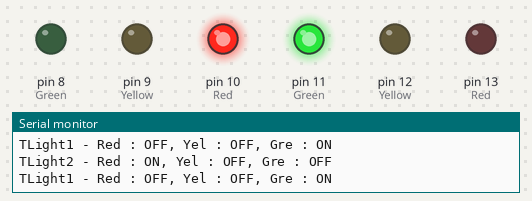
Bench run of a sketch on a simulated Arduino Uno, built with avr-gcc and run on an emulated ATmega328P. On the bench: output pins drawn as LEDs (lit = HIGH), the last lines printed to the serial monitor.

Above: at 0.5 s.
At 2.5 s:
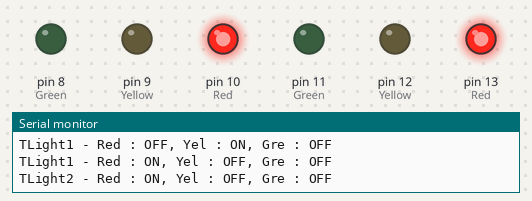
At 3.5 s:
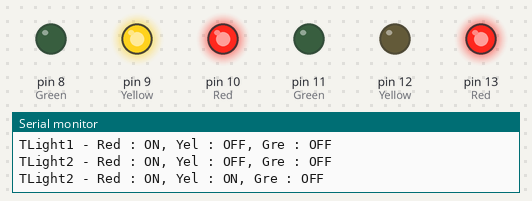
At 5.0 s:
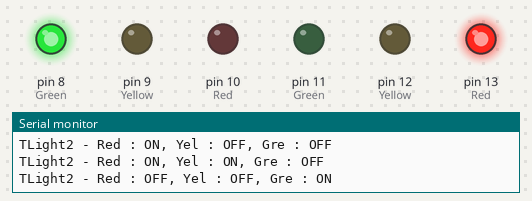
At 8.6 s:
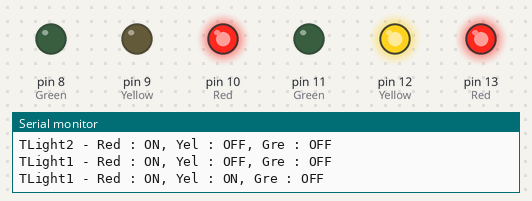
At 11.6 s:
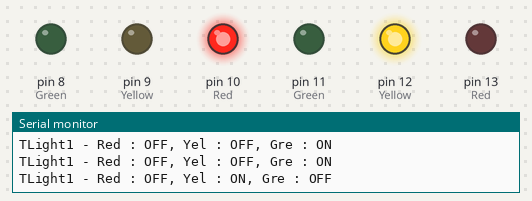
Timing chart, 0 to 13.1 s (numbered marks = the images above):
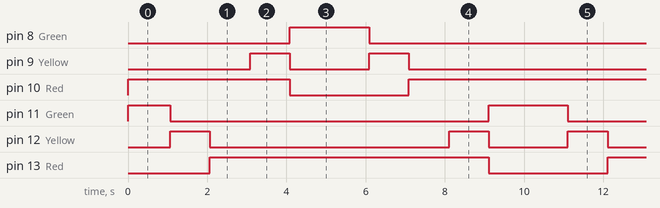

Measured:
- by itself, pin 8 (Green), pin 11 (Green): alternates HIGH for 2.0 s and LOW for 8.0 s
- by itself, pin 9 (Yellow): repeats every 10.0 s: LOW 2.0 s, HIGH 1.0 s, LOW 6.0 s, HIGH 1.0 s
- by itself, pin 10 (Red), pin 13 (Red): alternates HIGH for 7.0 s and LOW for 3.0 s
- by itself, pin 12 (Yellow): repeats every 10.0 s: LOW 6.0 s, HIGH 1.0 s, LOW 2.0 s, HIGH 1.0 s

The sketch:

Part2-Intersection.ino
```cpp
//#include <TrafficLight.h> //Included through Intersection.h
#include <Intersection.h>

TrafficLight light1;
TrafficLight light2;
Intersection intersect;

void setup() {
  //Enable serial input
  Serial.begin(9600);

  //TLight1 pins
  pinMode(13, OUTPUT); //Red
  pinMode(12, OUTPUT); //Yellow
  pinMode(11, OUTPUT); //Green

  //TLight2 pins
  pinMode(10, OUTPUT); //Red
  pinMode(9, OUTPUT); //Yellow
  pinMode(8, OUTPUT); //Green

  //Setup objects
  light1.setup(13, 12, 11, "TLight1");
  light2.setup(10, 9, 8, "TLight2");
  intersect.setup(light1, light2);
}

void loop() {
  intersect.change(false);
  delay(1000);
  intersect.change(true);
  delay(1000);
}
```
